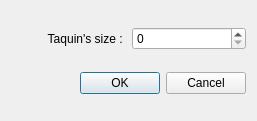
<?xml version="1.0" encoding="UTF-8"?>
<ui version="4.0">
 <class>DialogNewGame</class>
 <widget class="QDialog" name="DialogNewGame">
  <property name="geometry">
   <rect>
    <x>0</x>
    <y>0</y>
    <width>257</width>
    <height>121</height>
   </rect>
  </property>
  <property name="windowTitle">
   <string>Start a new game ?</string>
  </property>
  <layout class="QVBoxLayout" name="verticalLayout">
   <item>
    <layout class="QHBoxLayout" name="horizontalLayout">
     <item>
      <widget class="QLabel" name="labelTaquin">
       <property name="text">
        <string>Taquin's size : </string>
       </property>
       <property name="alignment">
        <set>Qt::AlignRight|Qt::AlignTrailing|Qt::AlignVCenter</set>
       </property>
      </widget>
     </item>
     <item>
      <widget class="QSpinBox" name="spinBox"/>
     </item>
    </layout>
   </item>
   <item>
    <widget class="QDialogButtonBox" name="buttonBox">
     <property name="orientation">
      <enum>Qt::Horizontal</enum>
     </property>
     <property name="standardButtons">
      <set>QDialogButtonBox::Cancel|QDialogButtonBox::Ok</set>
     </property>
    </widget>
   </item>
  </layout>
 </widget>
 <resources/>
 <connections>
  <connection>
   <sender>buttonBox</sender>
   <signal>accepted()</signal>
   <receiver>DialogNewGame</receiver>
   <slot>accept()</slot>
   <hints>
    <hint type="sourcelabel">
     <x>248</x>
     <y>254</y>
    </hint>
    <hint type="destinationlabel">
     <x>157</x>
     <y>274</y>
    </hint>
   </hints>
  </connection>
  <connection>
   <sender>buttonBox</sender>
   <signal>rejected()</signal>
   <receiver>DialogNewGame</receiver>
   <slot>reject()</slot>
   <hints>
    <hint type="sourcelabel">
     <x>316</x>
     <y>260</y>
    </hint>
    <hint type="destinationlabel">
     <x>286</x>
     <y>274</y>
    </hint>
   </hints>
  </connection>
 </connections>
</ui>
